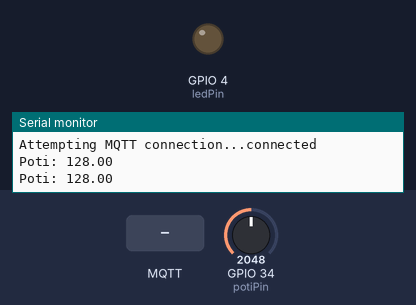
This sketch was run on a simulated ESP32. Shown: output pins drawn as LEDs (lit = HIGH), the last lines printed to the serial monitor. The test bench sets the inputs (shaded band); at power-on: GPIO 34 (potiPin) = 2048. WiFi joins after 1.5 s; servers stay silent unless stated; no MQTT or app messages arrive unless stated.

Above: at 2.7 s.
2.8 s: MQTT message "on" arrives on the first subscribed topic
At 3.1 s:
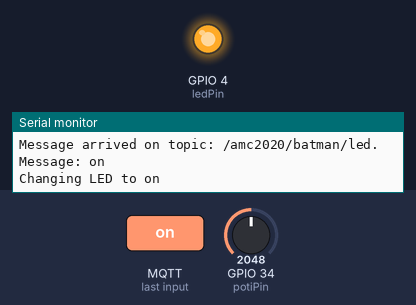
4.3 s: MQTT message "off" arrives on the first subscribed topic
At 5.4 s:
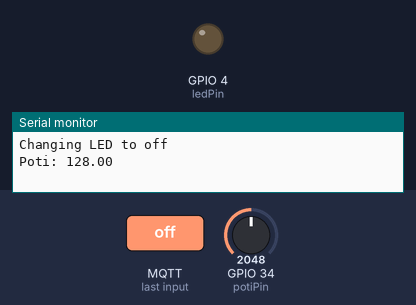
Timing chart, 0 to 7.3 s (numbered marks = the images above; inputs shaded):
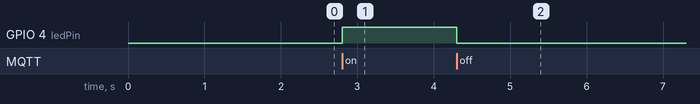

The sketch:

0635_ESP32_MQTT_Poti_LED_V001.ino
```cpp
/*********
  Rolf Becker, 2020-06-25
  Inspired by Rui Santos from https://randomnerdtutorials.com
*********/

#include <WiFi.h>
#include <PubSubClient.h>
#include <Wire.h>

// Replace the next variables with your SSID/Password combination
const char* ssid = "GUEST";
const char* password = "Hello World!";

// Add your MQTT Broker IP address, example:
//const char* mqtt_server = "192.168.1.144";
const char* mqtt_server   = "hsrw.space";
const char* mqtt_username = "user";
const char* mqtt_password = "mqtt";
const unsigned int mqtt_bufsize = 100;

// *****************************************************************
// CHANGE batman IN THE FOLLOWING THREE CHAR ARRAYS TO ANOTHER NAME!
// *****************************************************************
const char* myname = "batman";
const char* poti_topic = "/amc2020/batman/poti"; // topic to publish under
const char* led_topic = "/amc2020/batman/led";   // topic to subscribe

// LED Pin (Digital out, subscribe), Poti Pin (Analog in, publish)
const int ledPin  =  4;
const int potiPin = 34;

WiFiClient espClient;
PubSubClient client(espClient);
long lastMsg = 0;
char msg[50];
int value = 0;

// Environment variables to be measured and transmitted.
float temperature = 0;
float humidity = 0;
int potiValue = 0;


void setup() {
  Serial.begin(115200);

  setup_wifi();

  client.setBufferSize (mqtt_bufsize);
  client.setServer(mqtt_server, 1883);
  client.setCallback(callback);

  pinMode(ledPin, OUTPUT);
}

void setup_wifi() {
  delay(10);
  // We start by connecting to a WiFi network
  Serial.println();
  Serial.print("Connecting to ");
  Serial.println(ssid);

  WiFi.begin(ssid, password);

  while (WiFi.status() != WL_CONNECTED) {
    delay(500);
    Serial.print(".");
  }

  Serial.println("");
  Serial.println("WiFi connected");
  Serial.println("IP address: ");
  Serial.println(WiFi.localIP());
}

void callback(char* topic, byte* message, unsigned int len) {
  Serial.print("Message arrived on topic: ");
  Serial.print(topic);
  Serial.print(". Message: ");
  String messageTemp;

  for (int i = 0; i < len; i++) {
    Serial.print((char)message[i]);
    messageTemp += (char)message[i];
  }
  Serial.println();

  // Feel free to add more if statements to control more GPIOs with MQTT

  // If a message is received on the topic sub_topic, you check if the message is either "on" or "off".
  // Changes the output state according to the message
  if (String(topic) == led_topic) {
    Serial.print("Changing LED to ");
    if(messageTemp == "on"){
      Serial.println("on");
      digitalWrite(ledPin, HIGH);
    }
    else if(messageTemp == "off"){
      Serial.println("off");
      digitalWrite(ledPin, LOW);
    }
  }
}

void reconnect() {
  // Loop until we're reconnected
  while (!client.connected()) {
    Serial.print("Attempting MQTT connection...");
    // Attempt to connect
    if (client.connect(myname, mqtt_username, mqtt_password)) {
      Serial.println("connected");
      // Subscribe
      client.subscribe(led_topic);
    } else {
      Serial.print("failed, rc=");
      Serial.print(client.state());
      Serial.println(" try again in 5 seconds");
      // Wait 5 seconds before retrying
      delay(5000);
    }
  }
}
void loop() {
  if (!client.connected()) {
    reconnect();
  }
  client.loop();

  long now = millis();
  if (now - lastMsg > 1000) {
    lastMsg = now;

    potiValue = analogRead(potiPin);

    potiValue /= 16; // Why am I doing this?

    char potiString[8];
    dtostrf(potiValue, 1, 2, potiString);
    Serial.print("Poti: ");
    Serial.println(potiString);
    client.publish(poti_topic, potiString);
  }
}
```

Measured:
- after the input at 2.8 s, GPIO 4 (ledPin): LOW → HIGH at once
- after the input at 4.3 s, GPIO 4 (ledPin): HIGH → LOW at once
